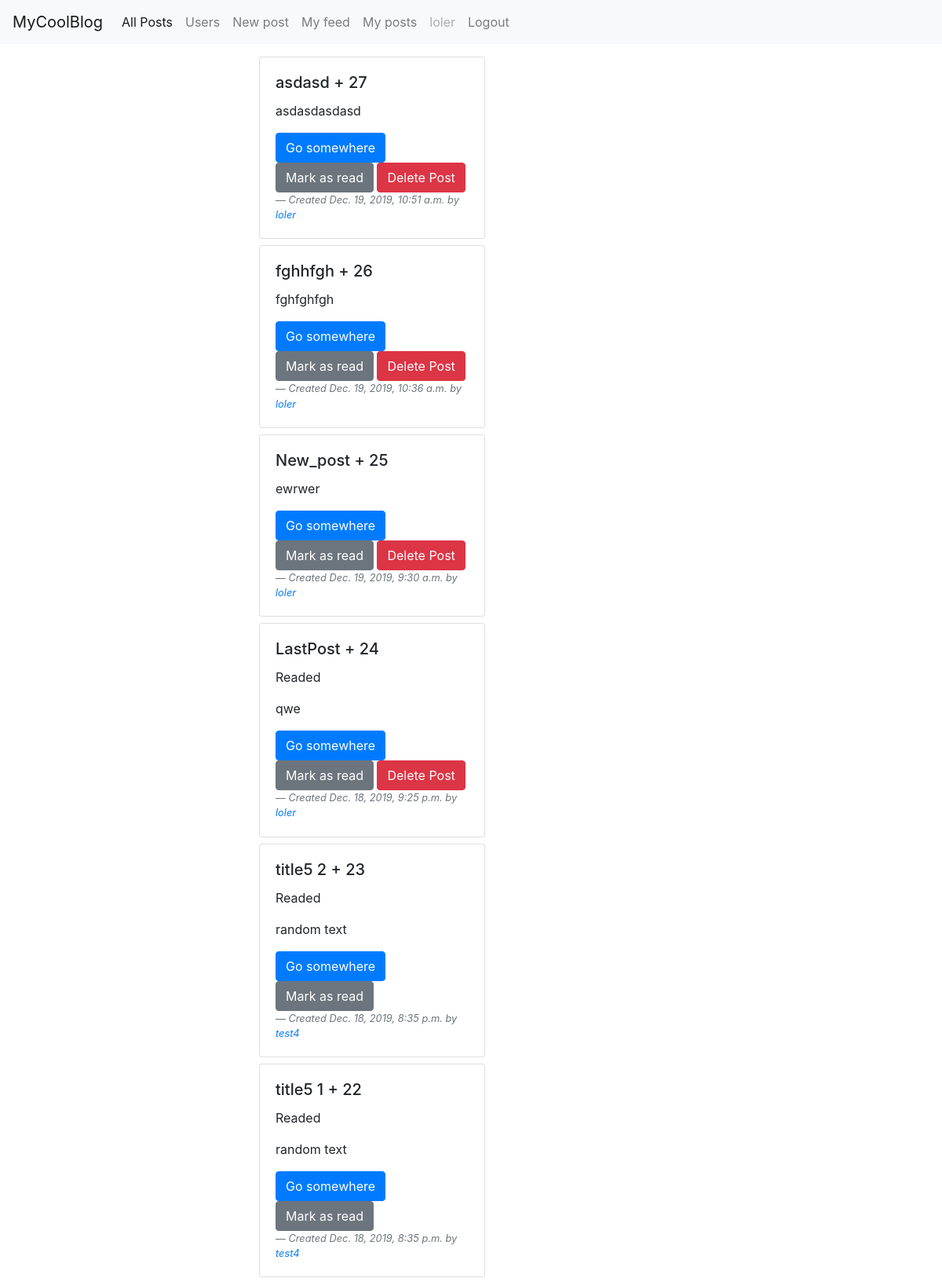
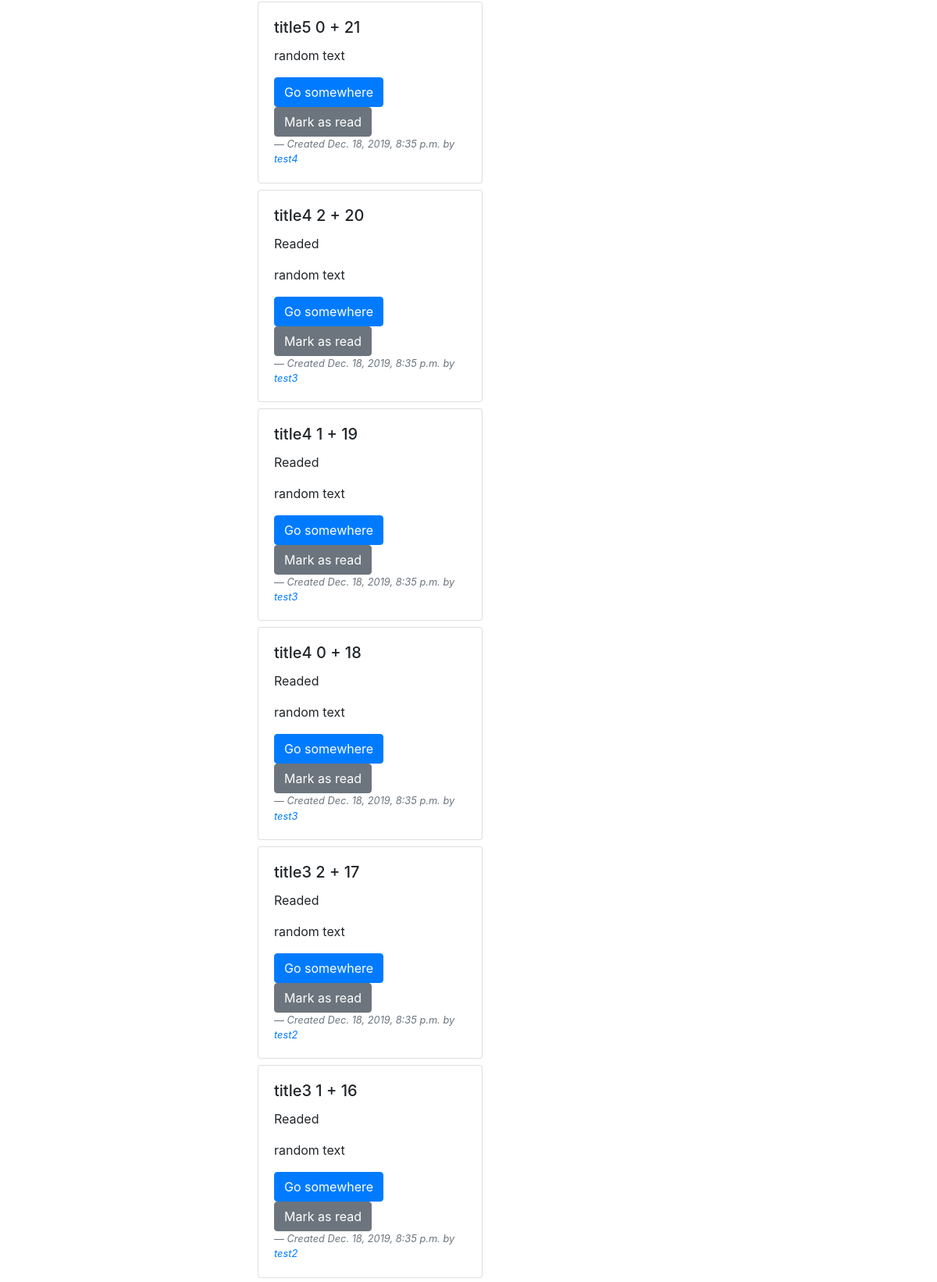
The page / (signed in, upper part) on the database its author committed (2 pictures, top to bottom).
### posts/models.py (models this page shows, shortened)
class Post(models.Model):
    title = models.CharField(max_length=50)
    text = models.CharField(max_length=255)
    created = models.DateTimeField(auto_now_add=True)
    author = models.ForeignKey(Account,
                                on_delete=models.CASCADE)
    readed_by = models.ManyToManyField(Account,
                                related_name='readed_posts',
                                blank = True)

### accounts/models.py (models this page shows)
class Account(models.Model):
    user = models.OneToOneField(User,
                             on_delete=models.CASCADE,
                             related_name = 'account')
    folowers = models.ManyToManyField("self",
                                      related_name='readers',
                                      symmetrical=False,
                                      blank=True)
    def __str__(self):
        return self.user.username

### posts/views.py (the view)
# urls.py: path('', PostsListView.as_view(), name='posts'),
class PostsListView(LoginRequiredMixin, ListView):
    queryset = Post.objects.all()
    context_object_name = 'posts'
    template_name = 'posts/posts.html'
    ordering = ['-created']

### templates/posts/posts.html
{% extends "../main.html" %}
{% block content %}
{% for post in posts%}
    <div class="card mb-2" style="width: 18rem;">
        <div class="card-body">
            <h5 class="card-title">{{post.title}} + {{post.pk}}</h5>
            {% if user.account in post.readed_by.all  %}
            <p class="card-text">Readed</p>
            {% endif %}
            <p class="card-text">{{post.text}}</p>
        <a href="{% url 'post_detail' post.id %}" class="btn btn-primary">Go somewhere</a>
        <a href="{% url 'post_readed' post.id %}" class="btn btn-secondary">Mark as read</a>
        {% if user.account == post.author %}
            <a href="{% url 'post_delete' post.id %}" class="btn btn-danger">Delete Post</a>
            {% endif %}
        <footer class="blockquote-footer"><cite title="Source Title">Created {{post.created}} by <a href="{% url 'profile' post.author.pk%}"> {{post.author}}</a></cite></footer>
  </div>
</div>
{% endfor %}
{% endblock content %}

### templates/main.html (shortened to what this page needs)
 <!doctype html>
<html lang="en">
  <head>
    <link rel="stylesheet" href="https://stackpath.bootstrapcdn.com/bootstrap/4.3.1/css/bootstrap.min.css">
  </head>
  <body>
  <nav class="navbar navbar-expand-lg mb-3 navbar-light bg-light">
  <a class="navbar-brand" href="#">MyCoolBlog</a>
  <div class="collapse navbar-collapse" id="navbarSupportedContent">
    <ul class="navbar-nav mr-auto">
      <li class="nav-item active">
        <a class="nav-link" href="{%url 'posts'%}"> All Posts<span class="sr-only">(current)</span></a>
      </li>
      <li class="nav-item">
        <a class="nav-link" href="{% url 'profiles'%}">Users</a>
      </li>
      <li class="nav-item">
        <a class="nav-link" href="{% url 'post_create'%}">New post</a>
      </li>
      <li class="nav-item">
        <a class="nav-link" href="{%url 'post_for_user' user.account.pk%}">My feed</a>
      </li>
      <li class="nav-item">
        <a class="nav-link" href="{%url 'post_by_user' user.account.pk%}">My posts</a>
      </li>
      {% if user.is_authenticated %}
        <li class="nav-item">
        <a class="nav-link disabled" href="#" tabindex="-1" aria-disabled="true">{{user.username}}</a>
      </li>
      <li class="nav-item">
        <a class="nav-link" href="{% url 'logout'%}">Logout</a>
      </li>
      {% endif %}
    </ul>
  </div>
</nav>
  <div class="container">
      <div class="row">
          <div class="col-6 offset-3">
            {% block content %}
            {% endblock content %}
          </div>
      </div>
  </div>
  </body>
</html>

### rows shown on the page
Post: title "asdasd", pk "27", text "asdasdasdasd", shows "Delete Post", created "Dec. 19, 2019, 10:51 a.m.", author "loler"
Post: title "fghhfgh", pk "26", text "fghfghfgh", shows "Delete Post", created "Dec. 19, 2019, 10:36 a.m.", author "loler"
Post: title "New_post", pk "25", text "ewrwer", shows "Delete Post", created "Dec. 19, 2019, 9:30 a.m.", author "loler"
Post: title "LastPost", pk "24", shows "Readed", text "qwe", shows "Delete Post", created "Dec. 18, 2019, 9:25 p.m.", author "loler"
Post: title "title5 2", pk "23", shows "Readed", text "random text", created "Dec. 18, 2019, 8:35 p.m.", author "test4"
Post: title "title5 1", pk "22", shows "Readed", text "random text", created "Dec. 18, 2019, 8:35 p.m.", author "test4"
Post: title "title5 0", pk "21", text "random text", created "Dec. 18, 2019, 8:35 p.m.", author "test4"
Post: title "title4 2", pk "20", shows "Readed", text "random text", created "Dec. 18, 2019, 8:35 p.m.", author "test3"
Post: title "title4 1", pk "19", shows "Readed", text "random text", created "Dec. 18, 2019, 8:35 p.m.", author "test3"
Post: title "title4 0", pk "18", shows "Readed", text "random text", created "Dec. 18, 2019, 8:35 p.m.", author "test3"
Post: title "title3 2", pk "17", shows "Readed", text "random text", created "Dec. 18, 2019, 8:35 p.m.", author "test2"
Post: title "title3 1", pk "16", shows "Readed", text "random text", created "Dec. 18, 2019, 8:35 p.m.", author "test2"

### other values the page prints
{{ user.username }} "loler"
